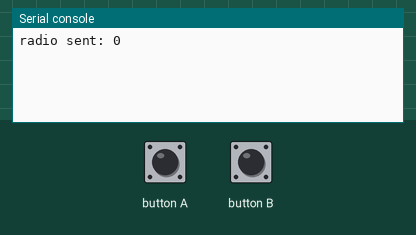
A program run on a simulated BBC micro:bit (MakeCode). Parts: the last lines printed to the serial console. The inputs (shaded band) are chosen by the test bench. No radio messages arrive unless stated (any console line starting 'radio sent:' is added by the test bench).

Above: at 1.2 s.
1.3 s: button A pressed for 0.15 s
At 2.2 s:
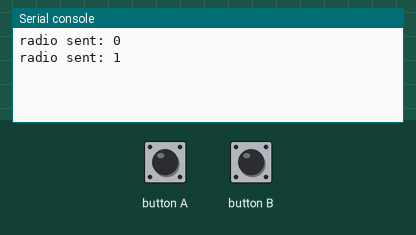
2.9 s: button B pressed for 0.15 s
At 3.4 s:
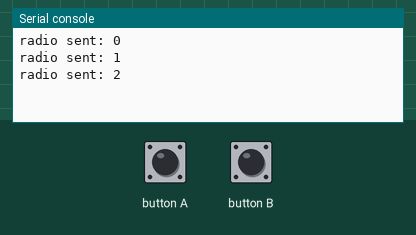
Timing chart, 0 to 5.9 s (numbered marks = the images above; inputs shaded):
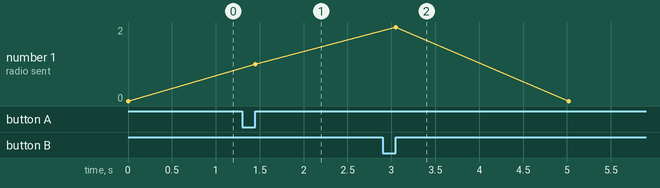

Measured:
- after the input at 1.3 s, the serial console: prints a new line after 0.15 s (image 1)
- after the input at 2.9 s, the serial console: prints a new line after 0.15 s (image 2)
- plotted number 1: 0 → 1 after the input at 1.3 s

The program:

main.ts
```typescript
input.onButtonPressed(Button.A, function () {
    radio.sendNumber(1)
})
input.onButtonPressed(Button.B, function () {
    radio.sendNumber(2)
})
radio.setGroup(77)
radio.setTransmitPower(7)
basic.forever(function () {
    radio.sendNumber(0)
    basic.pause(5000)
})
```

test.ts
```typescript
// 테스트는 여기로 이동합니다; 이 패키지가 확장으로 사용될 때 컴파일되지 않을 것 입니다.
```
